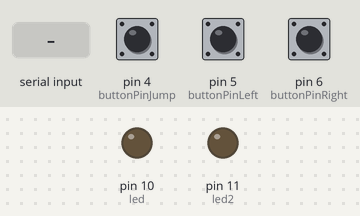
Simulated run of this sketch. Board: Arduino Uno, built with avr-gcc and run on an emulated ATmega328P. Shown: output pins drawn as LEDs (lit = HIGH). The inputs (shaded band) are chosen by the test bench; at power-on: pin 4 (buttonPinJump) LOW, pin 5 (buttonPinLeft) LOW, pin 6 (buttonPinRight) LOW. What the sketch prints to the serial monitor is not drawn.

Above: at 1.2 s.
1.3 s: "5" received over Serial
At 2.3 s:
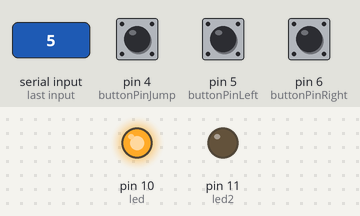
2.8 s: "7" received over Serial
At 3.3 s:
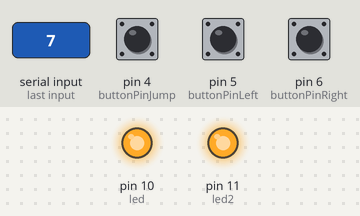
4.3 s: "6" received over Serial
At 4.6 s:
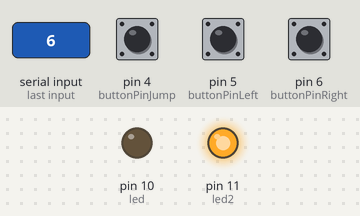
5.8 s: "8" received over Serial
At 6.8 s:
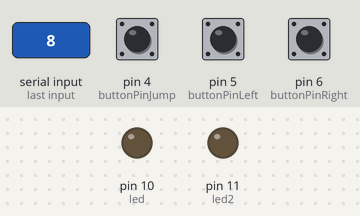
Timing chart, 0 to 8.3 s (numbered marks = the images above; inputs shaded):
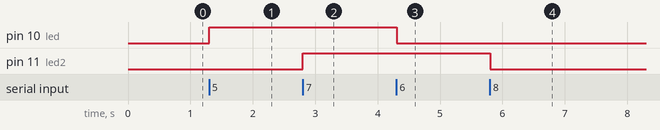

The sketch:

dois_caminhos.ino
```cpp
const int buttonPinJump = 4;
const int buttonPinRight = 6;
const int buttonPinLeft = 5;
const int led = 10;
const int led2 = 11;
char serialData;


int buttonStateJump = 0;
int buttonStateRight = 0;
int buttonStateLeft = 0;


void setup() {
  Serial.begin(9600);
  pinMode(buttonPinRight, INPUT);
  pinMode(buttonPinJump, INPUT);
  pinMode(buttonPinLeft, INPUT);
  pinMode(led, OUTPUT);
  pinMode(led2, OUTPUT);
}

void loop() {

  serialData = Serial.read();

  int buttonStateRight = digitalRead(buttonPinRight);
  int buttonStateJump = digitalRead(buttonPinJump);
  int buttonStateLeft = digitalRead(buttonPinLeft);

  if(serialData == '5'){
    digitalWrite(led, HIGH);
  }
  if(serialData == '6'){
    digitalWrite(led, LOW);
  }
   if(serialData == '7'){
    digitalWrite(led2, HIGH);
  }
  if(serialData == '8'){
    digitalWrite(led2, LOW);
  }

  if(buttonStateRight == HIGH){
    Serial.println("2");
  } else if(buttonStateJump == HIGH){
    Serial.println("3");
  } else if(buttonStateLeft == HIGH){
    Serial.println("1");
  }


  else {
    Serial.println("0");
  }
  Serial.flush();

  delay(1);
}
```

Measured:
- after the input at 1.3 s, pin 10 (led): LOW → HIGH at once
- after the input at 2.8 s, pin 11 (led2): LOW → HIGH at once
- after the input at 4.3 s, pin 10 (led): HIGH → LOW at once
- after the input at 5.8 s, pin 11 (led2): HIGH → LOW at once
